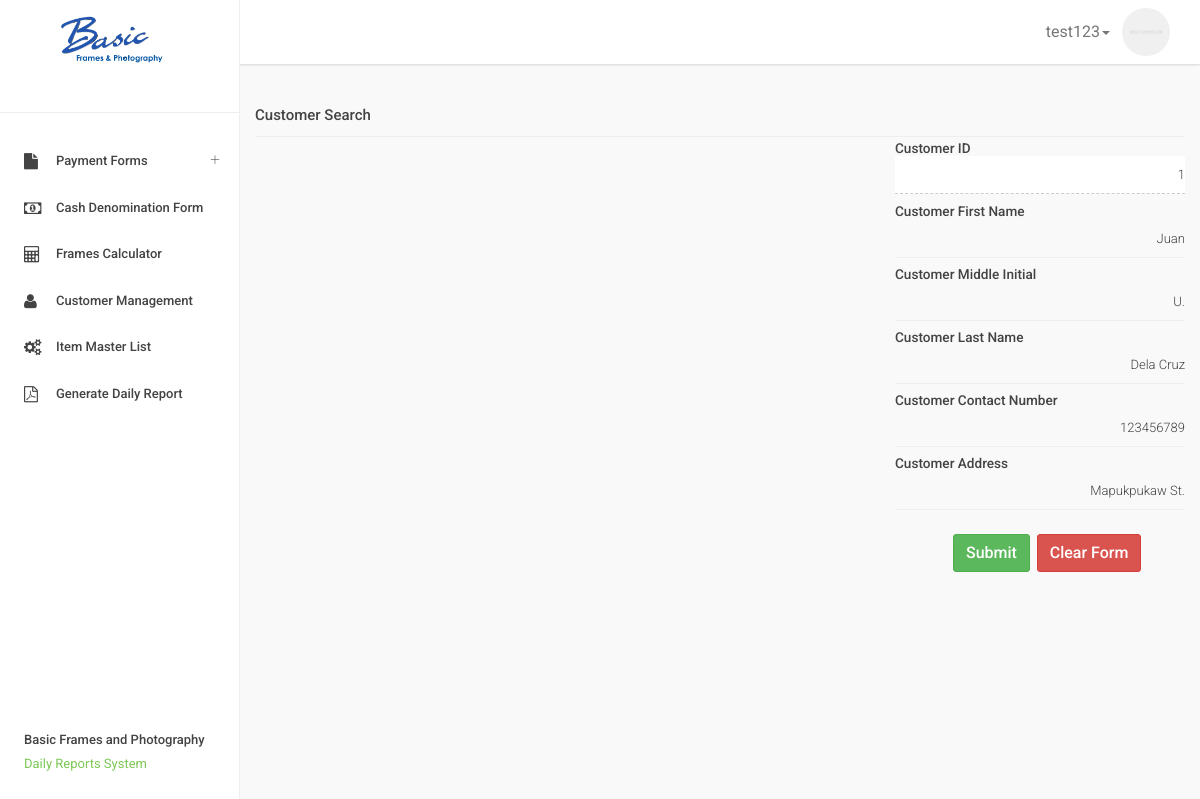
The app's page /customer_management.php?id=1 (signed in) with its own data.
### tables this page shows
CREATE TABLE `customer_details` (
  `id` int(50) NOT NULL AUTO_INCREMENT,
  `first_name` varchar(50) DEFAULT NULL,
  `middle_name` varchar(50) DEFAULT NULL,
  `last_name` varchar(50) DEFAULT NULL,
  `contact_number` varchar(50) DEFAULT NULL,
  `address` varchar(50) DEFAULT NULL,
  `date_added` varchar(50) DEFAULT NULL,
  `added_by` varchar(50) DEFAULT NULL,
  PRIMARY KEY (`id`)
);

### functions/customer_id_checker.php (called while the page is built)
<?php
include('./functions/connection.php');
$sql = "SELECT * FROM customer_details WHERE id = '$cus_id' ";
$result = $conn->query($sql);
	if ($result->num_rows > 0) {
	  while($row = $result->fetch_assoc()) {
	  	$customer_fname = $row['first_name'];
	  	$customer_mname = $row['middle_name'];
	  	$customer_lname = $row['last_name'];
	  	$customer_contact_number = $row['contact_number'];
	  	$customer_address = $row['address'];
	  }
	}else{
	}
?>

### customer_management.php (the view, shortened to what this page needs)
<?php
if(isset($_GET['id'])){
$cus_id = $_GET['id'];
include('./functions/customer_id_checker.php');
}
?>
<!DOCTYPE html>
<html class="app-ui">
    <head>
        <link rel="stylesheet" id="css-font-awesome" href="assets/css/font-awesome.css" />
        <link rel="stylesheet" id="css-ionicons" href="assets/css/ionicons.css" />
        <link rel="stylesheet" id="css-bootstrap" href="assets/css/bootstrap.css" />
        <link rel="stylesheet" id="css-app" href="assets/css/app.css" />
        <link rel="stylesheet" id="css-app-custom" href="assets/css/app-custom.css" />
        <link rel='stylesheet' href='https://cdn.jsdelivr.net/npm/sweetalert2@10.10.1/dist/sweetalert2.min.css'>
    </head>
    <body class="app-ui layout-has-drawer layout-has-fixed-header">
        <div class="app-layout-canvas">
            <div class="app-layout-container">
                <aside class="app-layout-drawer">
                    <div class="app-layout-drawer-scroll">
                        <div id="logo" class="drawer-header">
                            <a href="index.php"><img class="img-responsive" src="img/basicLogo.png" title="AppUI" alt="AppUI" style="height: 85px;margin-left: 25%;" /></a>
                        </div>
                        <nav class="drawer-main">
                            <ul class="nav nav-drawer">
                                <hr>
                               <li class="nav-item nav-item-has-subnav">
                                    <a href="javascript:void(0)"><i class="fa fa-file"></i> Payment Forms</a>
                                </li>
                                <li class="nav-item ">
                                    <a href="#" data-toggle="modal" data-target="#modal-cash_denomination"><i class="fa fa-money"></i> Cash Denomination Form</a>
                                </li>
                                <li class="nav-item ">
                                    <a href="frames_calculator.php"><i class="fa fa-calculator"></i> Frames Calculator</a>
                                </li>
                                <li class="nav-item ">
                                    <a href="customer_management.php"><i class="fa fa-user"></i> Customer Management</a>
                                </li>
                                <li class="nav-item ">
                                    <a href="item_master_list.php"><i class="fa fa-cogs"></i> Item Master List</a>
                                </li>
                                <li class="nav-item ">
                                    <a href="test_pdf.php" target="_blank"><i class="fa fa-file-pdf-o"></i> Generate Daily Report</a>
                                </li>
                            </ul>
                        </nav>
                        <div class="drawer-footer" style="position: fixed;">
                            <p class="copyright">Basic Frames and Photography</p>
                            <a href="#" rel="nofollow">Daily Reports System</a>
                        </div>
                    </div>
                </aside>
                <header class="app-layout-header">
                    <nav class="navbar navbar-default">
                        <div class="container-fluid">
                            <div class="collapse navbar-collapse" id="header-navbar-collapse">
                                <ul class="nav navbar-nav navbar-right navbar-toolbar hidden-sm hidden-xs">
                                    <li class="dropdown dropdown-profile">
                                        <a href="javascript:void(0)" data-toggle="dropdown">
                                            <span class="m-r-sm"><?php echo $_SESSION['username'];?><span class="caret"></span></span>
                                            <img class="img-avatar img-avatar-48" src="assets/img/avatars/avatar3.jpg" alt="User profile pic" />
                                        </a>
                                    </li>
                                </ul>
                            </div>
                        </div>
                    </nav>
                </header>
                <main class="app-layout-content">
                    <div class="container-fluid p-y-md">
                            <div class="row">
                                <div class="col-sm-12">
                                    <div class="form-material floating">
                                            <input class="form-control" type="text" name="customer_search" id="customer_search" style="text-align: right;">
                                            <label for="number_input">Customer Search</label>
                                    </div>
                                </div>
                            </div>
                            <div class="row">
                                <div class="col-sm-8">
                                </div>
                                <div class="col-sm-4">
                                    <form method="POST" action='./functions/submit_customer_details.php'>
                                    <div class="form-material floating" style="margin-bottom: 25px;">
                                        <input class="form-control" type="text" name="customer_id" id="customer_id" style="text-align: right;" value="<?php echo $cus_id; ?>" readonly>
                                        <label for="number_input">Customer ID</label>
                                    </div>
                                    <div class="form-material floating" style="margin-bottom: 25px;">
                                        <input class="form-control" type="text" name="customer_f_name" id="customer_f_name" style="text-align: right;" value="<?php echo $customer_fname; ?>">
                                        <label for="number_input">Customer First Name</label>
                                    </div>
                                    <div class="form-material floating" style="margin-bottom: 25px;">
                                        <input class="form-control" type="text" name="customer_m_name" id="customer_m_name" style="text-align: right;" value="<?php echo $customer_mname; ?>">
                                        <label for="number_input">Customer Middle Initial</label>
                                    </div>
                                    <div class="form-material floating" style="margin-bottom: 25px;">
                                        <input class="form-control" type="text" name="customer_l_name" id="customer_l_name" style="text-align: right;" value="<?php echo $customer_lname; ?>">
                                        <label for="number_input">Customer Last Name</label>
                                    </div>
                                    <div class="form-material floating" style="margin-bottom: 25px;">
                                        <input class="js-masked-phone-ext form-control" type="text" name="customer_contact_num" id="customer_contact_num" style="text-align: right;" placeholder="(999) 999-9999? x99999" value="<?php echo $customer_contact_number; ?>">
                                        <label for="number_input">Customer Contact Number</label>
                                    </div>
                                    <div class="form-material floating" style="margin-bottom: 25px;">
                                        <input class="form-control" type="text" name="customer_address" id="customer_address" style="text-align: right;" value="<?php echo $customer_address; ?>">
                                        <label for="number_input">Customer Address</label>
                                    </div>
                                    <div class="form-material floating" style="margin-bottom: 25px;">
                                       <input type="submit" name="submit_customer_btn" class="btn btn-success" style="margin-left: 20%;">
                                       <input type="button" class="btn btn-danger" style="margin-left: 1%;" id="clear_customer_btn" value="Clear Form">
                                    </div>
                                    </form>
                                </div>
                            </div>
                    </div>
                </main>
            </div>
        </div>
    </body>
</html>

### assets/css/app.css (style rules this page uses)
.app-layout-drawer { position: fixed; top: 0; bottom: 0; z-index: 5; display: block; width: 240px; background-color: #fff; border-right: 1px solid #eeeeee; font-weight: 500; background-color: #fff; visibility: hidden; -webkit-transform: translateX(-240px); transform: translateX(-240px); -webkit-transform-style: preserve-3d; transform-style: preserve-3d; -webkit-transition: 0.2s cubic-bezier(0.4, 0, 0.2, 1) 0.1s; transition: 0.2s cubic-bezier(0.4, 0, 0.2, 1) 0.1s; -webkit-transition-property: visibility, -webkit-transform; transition-property: visibility, -webkit-transform; transition-property: transform, visibility; transition-property: transform, visibility, -webkit-transform; }
.drawer-header { position: relative; overflow: hidden; width: 100%; height: 64px; line-height: 64px; line-height: 1; }
.drawer-header:before, .drawer-header:after { content: " "; display: table; }
.drawer-header:after { clear: both; }
.drawer-header a { display: block; height: auto; width: 100%; }
.drawer-header a img { height: 64px; width: auto; max-width: none; }
.drawer-main { margin-top: 24px; font-size: 13px; -webkit-transform: translateZ(0); transform: translateZ(0); }
.nav-drawer li a { padding-right: 24px; padding-left: 52.99999px; color: inherit; font-weight: 500; }
.nav-drawer > li > a { border-left: 3px solid transparent; padding-top: 14px; padding-bottom: 13px; }
.nav-drawer > li > a > i { position: absolute; left: 21px; font-size: 1.25em; line-height: 1.25; }
.nav-item-has-subnav > a:after { position: absolute; top: 50%; right: 24px; font-family: Ionicons; font-size: 17px; content: '\f489'; -webkit-transform: translate(50%, -50%); transform: translate(50%, -50%); }
.drawer-footer { bottom: 0; width: 100%; height: 96px; margin-top: 24px; padding-top: 24px; padding-right: 24px; padding-bottom: 24px; padding-left: 24px; font-size: 13px; line-height: 24px; }
.drawer-footer .copyright { margin-bottom: 0; }
.app-layout-header { z-index: 4; background-color: #fff; box-shadow: 0 1px 2px rgba(0, 0, 0, 0.14); }
.dropdown-profile a { padding-top: 8px !important; padding-bottom: 8px !important; }
.dropdown-profile a span { vertical-align: middle; }
.app-layout-content { height: 100%; width: 100%; }
@media screen and (min-width: 992px) { .layout-has-drawer .app-layout-header, .layout-has-drawer .app-layout-content, .layout-has-drawer .app-layout-footer { padding-left: 240px; } }
@media screen and (min-width: 992px) { .layout-has-drawer .app-layout-drawer { visibility: visible; -webkit-transform: translateX(0); transform: translateX(0); -webkit-transition: none; transition: none; } }
.layout-has-fixed-header .app-layout-header { position: fixed; top: 0; right: 0; left: 0; }
.layout-has-fixed-header .app-layout-content { padding-top: 64px; }
.form-material { position: relative; margin: 10px 0 10px; }
.form-material > label { position: absolute; top: 6px; left: 0; font-size: 85%; -webkit-transform: translate(0, -24px); transform: translate(0, -24px); }
.form-material.floating > label { font-size: 15px; cursor: text; -webkit-transition: all 0.15s ease-out; transition: all 0.15s ease-out; -webkit-transform: translate(0, 0); transform: translate(0, 0); }
.form-material > .form-control { padding-left: 0; padding-right: 0; border: 0; border-radius: 0; background-color: transparent; box-shadow: 0 1px 0 #edeeef; }
.form-material > .form-control:focus + label, .form-material.floating.open > label { font-size: 85%; font-weight: 500; cursor: default; -webkit-transform: translate(0, -24px); transform: translate(0, -24px); }
.form-material .form-control[disabled], .form-material .form-control[readonly], .form-material fieldset[disabled] .form-control { background-color: #fff; border-bottom: 1px dashed #ccc; box-shadow: none; }
.img-avatar { display: inline-block !important; width: 64px; height: 64px; line-height: 64px; text-align: center; vertical-align: middle; border-radius: 50%; }
.img-avatar.img-avatar-48 { width: 48px; height: 48px; line-height: 48px; }
.m-r-sm { margin-right: 8px !important; }
.p-y-md { padding-top: 24px !important; padding-bottom: 24px !important; }

### records on screen
customer_details: customer_f_name "Juan", customer_m_name "U.", customer_l_name "Dela Cruz", customer_contact_num "123456789", customer_address "Mapukpukaw St."

### other values on screen
$_SESSION['username'] "test123"
